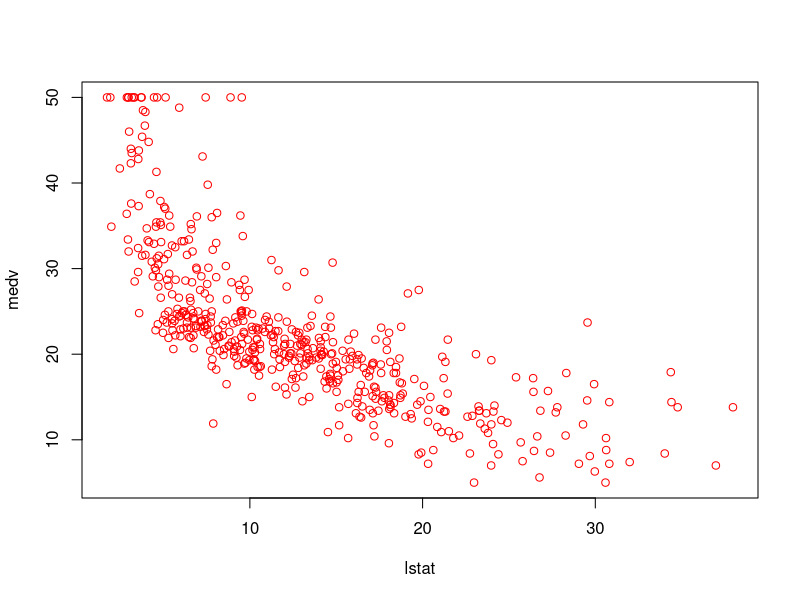
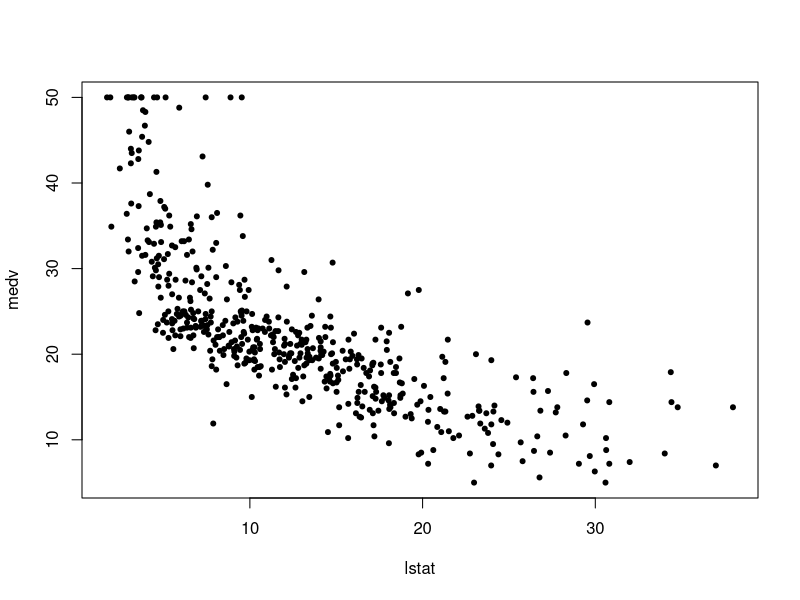
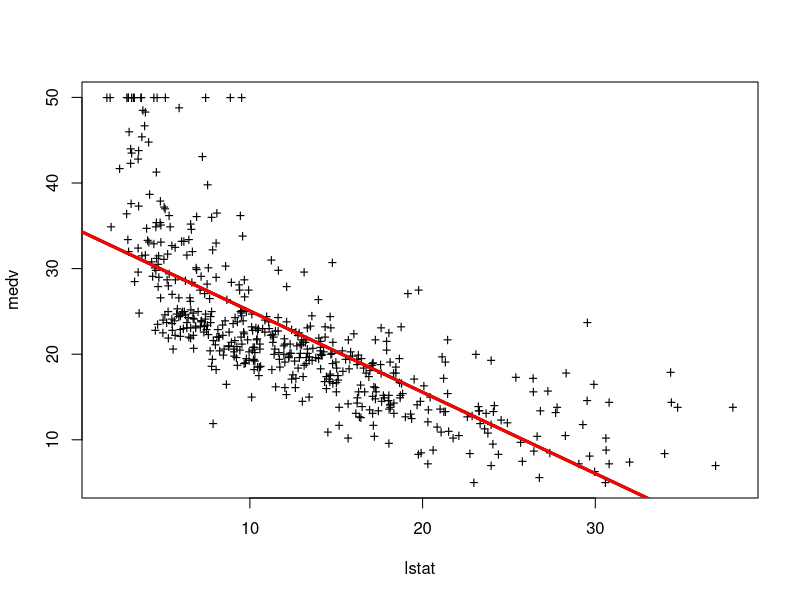
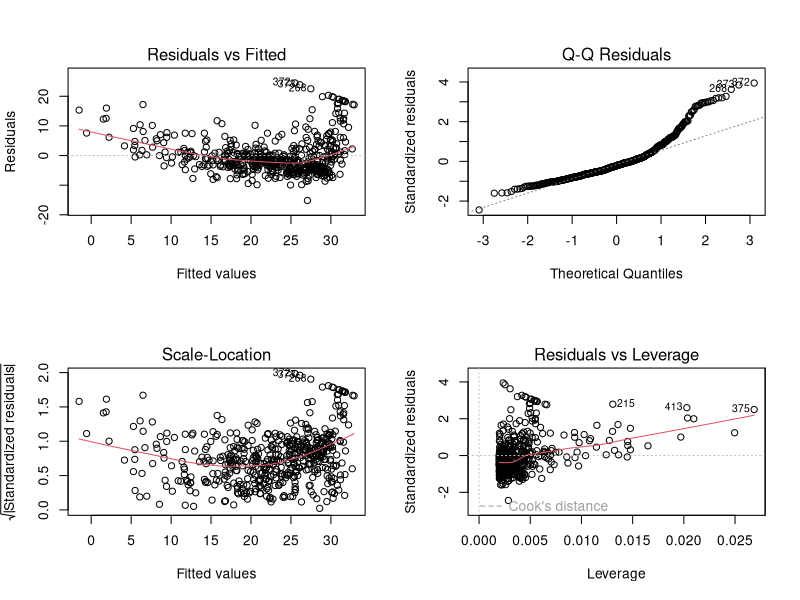
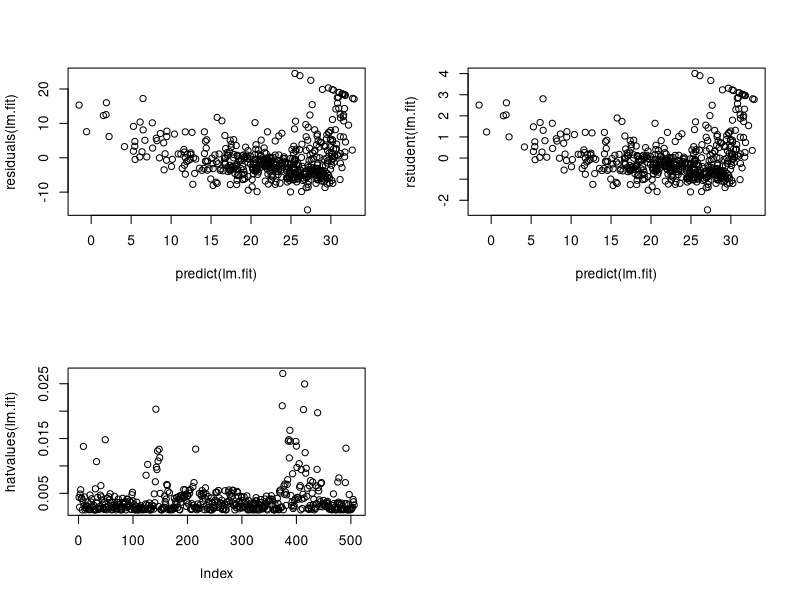
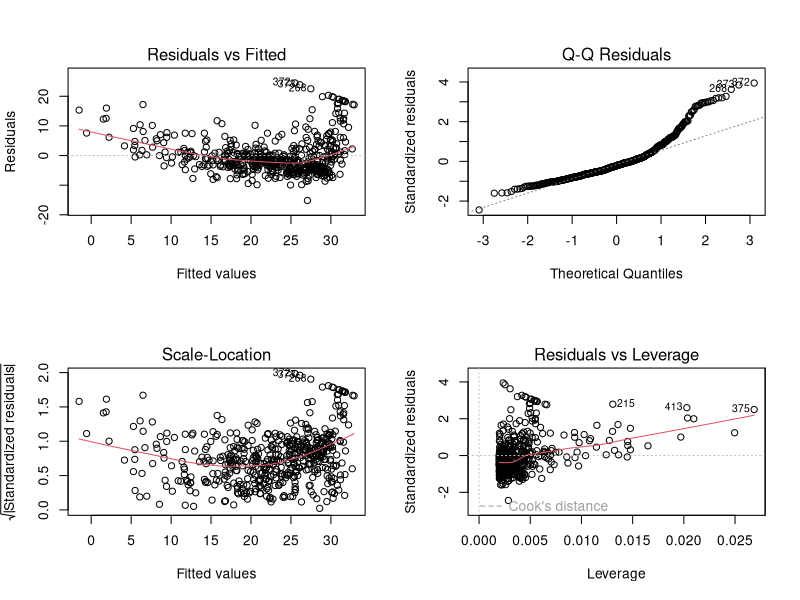
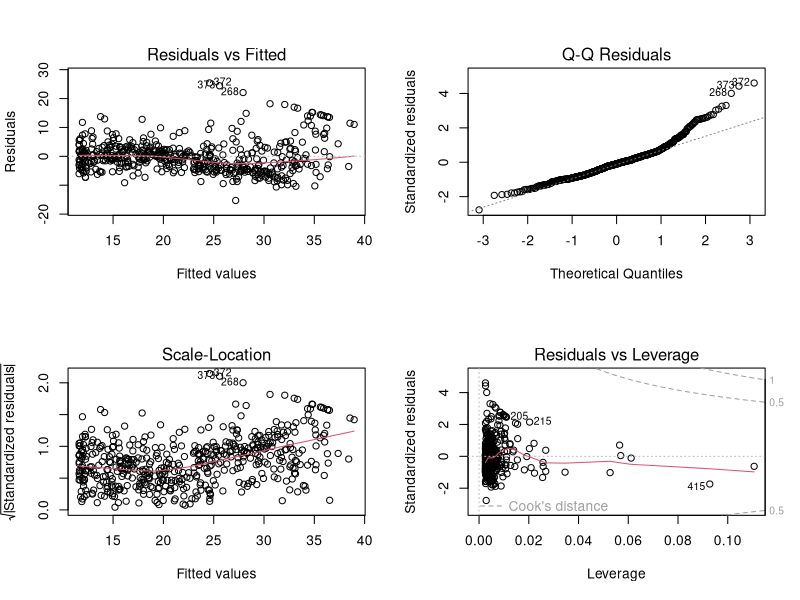

Reproduce these figures in R, in order.
## # package with a lot of datasets 
library (MASS) # install if error ##

data(Boston) #Housing Values in Suburbs of Boston ## names(Boston) ##
View(Boston) ## ?Boston # See the descriptions of columns



lm.fit =lm(medv~lstat,data=Boston) 
## #the same that ## #attach (Boston ) ##
#lm.fit =lm(medv∼lstat) ## lm.fit ##
lm.fit


summary(lm.fit)

names(lm.fit) #
coefficients(lm.fit) 



confint (lm.fit)



attach(Boston) ## 
# differents plots ## 
plot(lstat ,medv ,col ="red ") ##
plot(lstat ,medv ,pch =20) ## 
plot(lstat ,medv ,pch ="+") ## 
abline (lm.fit)
## 
abline (lm.fit ,lwd =3) ## 
abline (lm.fit ,lwd =3, col ="red ")



par(mfrow =c(2,2)) 
## # divides the plotting region into a 2 × 2 grid of panels ## 
plot(lm.fit)



plot(predict (lm.fit), residuals(lm.fit)) ## 
plot(predict (lm.fit), rstudent(lm.fit))



plot(hatvalues (lm.fit )) ## 
which.max (hatvalues (lm.fit))



lm.fit2 =lm(medv~lstat+age ,data=Boston ) 
lm.fit2 
summary (lm.fit2)



lm.fit3 =lm(medv~.,data=Boston ) ## 
summary (lm.fit3)



lm.fit4 <- lm(medv~lstat*age ,data=Boston ) ## 
summary (lm.fit4)



lm.fit5 <- lm(medv~lstat+I(lstat^2) ,data=Boston ) ## 
summary (lm.fit5)



par(mfrow=c(2,2)) 
plot(lm.fit) 
plot(lm.fit5)



anova(lm.fit ,lm.fit5)

